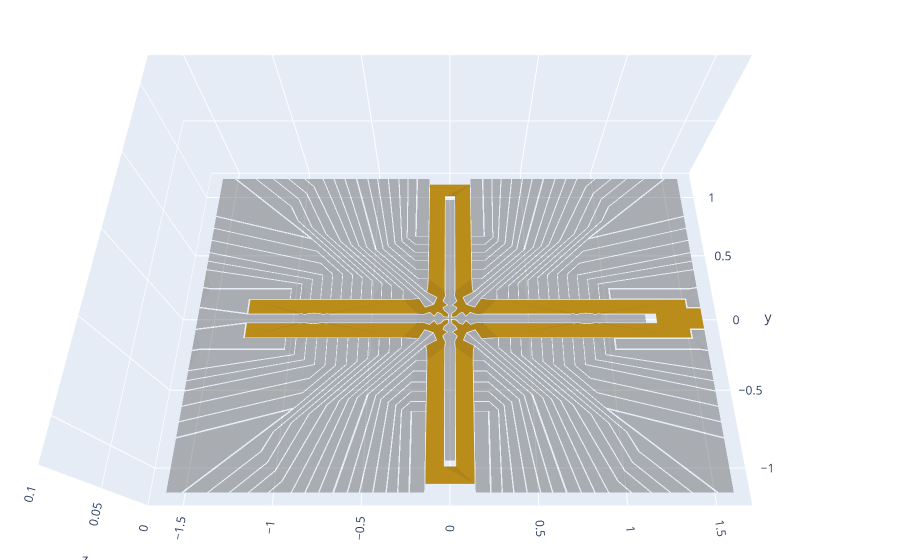

Notebook cell for this chart:
### Markdown cell above
## 电极的编号、分区及可视化

### Code cell
# 高亮编号为[0]的电极，即rf电极
junction.plot(part_id=[0])
